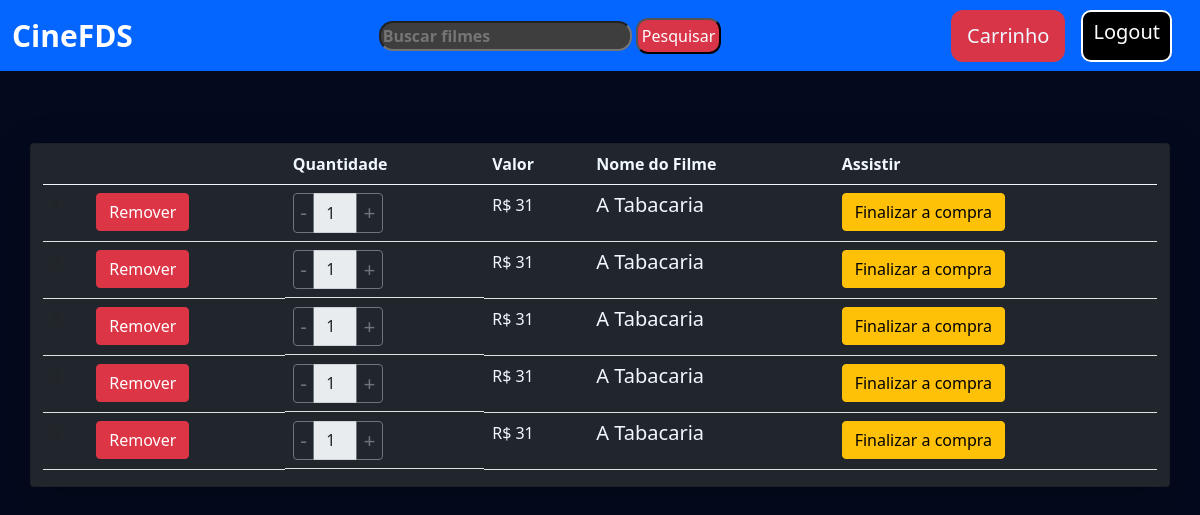
Page /cart/ (signed in) on the committed database.
### home/models.py (models this page shows)
class BaseModel(models.Model):
    uid = models.UUIDField(default=uuid.uuid4, editable=False, primary_key=True)
    created_at = models.DateField(auto_now_add=True)
    updated_at = models.DateField(auto_now_add=True)
    class Meta:
        abstract = True

class CartItems(BaseModel):
    cart = models.ForeignKey(Cart, on_delete=models.CASCADE, related_name="cart_items")
    movie = models.ForeignKey(Movie, on_delete=models.CASCADE)

class Movie(BaseModel):
    category = models.ForeignKey(MovieCategory, on_delete=models.CASCADE, related_name="movies")
    movie_name = models.CharField(max_length=100)
    price = models.IntegerField(default=100)
    images = models.CharField(max_length=500)

### home/views.py (the view)
# urls.py: path('cart/', views.cart, name='cart'),
@login_required(login_url='/login/')
def cart(request):
    print(request.user)
    cart = Cart.objects.get(is_paid=False, user=request.user)
    return render(request, "cart.html", {'carts': cart})

### home/templates/cart.html (shortened to what this page needs)
{% extends "base.html" %}
{% load static %}
{% block start %}
<div class="container card shadow-lg mt-5" style="background-color: rgb(33 38 45);">
    <table class="table">
        <thead>
            <tr style="color: aliceblue;">
                <th scope="col"></th>
                <th scope="col"></th>
                <th scope="col">Quantidade</th>
                <th scope="col">Valor</th>
                <th scope="col">Nome do Filme</th>
                <th scope="col">Assistir</th>
            </tr>
        </thead>
        <tbody>
            {% for cartItem in carts.cart_items.all %}
            <tr>
                <th scope="row">{{ forloop.counter }}</th>
                <td><a href="{% url 'remove_cart' cartItem.uid %}" class="btn btn-danger">Remover</a></td>
                <td class="quantity-container">
                    <div class="input-group">
                        <button class="btn btn-outline-secondary decrease" type="button">-</button>
                        <input type="text" class="form-control quantity" value="1" readonly maxlength="2">
                        <button class="btn btn-outline-secondary increase" type="button">+</button>
                    </div>
                </td>
                <td style="color: aliceblue;"><p class="price">R$ {{ cartItem.movie.price }}</p></td>
                <td>
                    <h5 style="color: aliceblue;">{{ cartItem.movie.movie_name }}</h5>
                </td>
                <td><a href="{% url 'escolha_acento' %}" class="btn btn-warning">Finalizar a compra</a></td>
            </tr>
            {% endfor %}
        </tbody>
    </table>
</div>
{% endblock %}

### home/templates/cart.html (style rules this page uses)
.quantity-container { display: flex; align-items: center; }
.quantity-container .input-group { width: 90px; }
.quantity-container .btn { font-size: 1.3rem; padding: 0.2rem 0.4rem; }

### rows in the picture
CartItems: movie.price "31", movie.movie_name "A Tabacaria"
CartItems: movie.price "31", movie.movie_name "A Tabacaria"
CartItems: movie.price "31", movie.movie_name "A Tabacaria"
CartItems: movie.price "31", movie.movie_name "A Tabacaria"
CartItems: movie.price "31", movie.movie_name "A Tabacaria"
